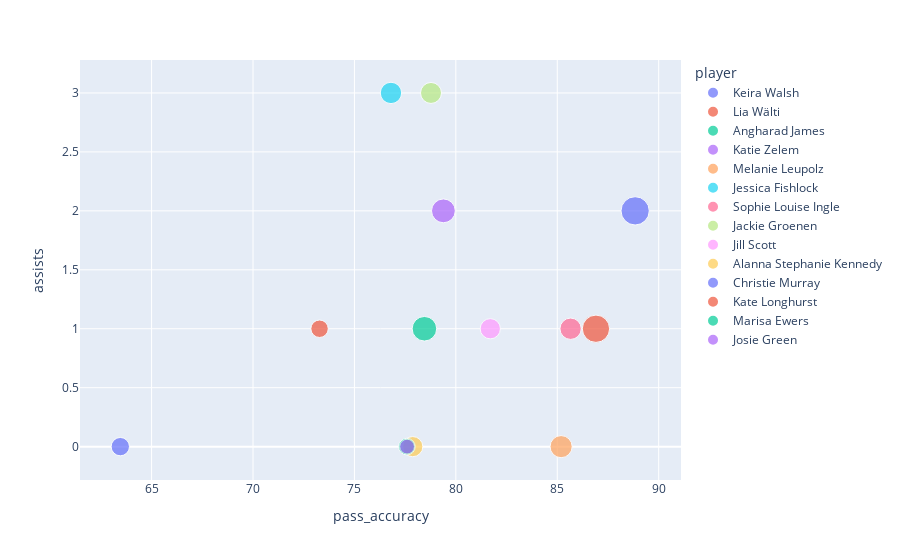

This figure's notebook cell:
### Markdown cell above
# Passing

### Code cell
fig = px.scatter(players, x="pass_accuracy", y="assists", size='passes', color="player")
fig.show()

### Figure 1 — Plotly figure (JSON) as saved in the notebook; plotly's stock layout.template omitted (floating-point values rounded to 4 significant figures)
{"data": [{"hovertemplate": "player=Keira Walsh<br>pass_accuracy=%{x}<br>assists=%{y}<br>passes=%{marker.size}<extra></extra>", "legendgroup": "Keira Walsh", "marker": {"color": "#636efa", "size": [1335], "sizemode": "area", "sizeref": 3.337, "symbol": "circle"}, "mode": "markers", "name": "Keira Walsh", "orientation": "v", "showlegend": true, "type": "scatter", "x": [88.84], "xaxis": "x", "y": [2], "yaxis": "y"}, {"hovertemplate": "player=Lia Wälti<br>pass_accuracy=%{x}<br>assists=%{y}<br>passes=%{marker.size}<extra></extra>", "legendgroup": "Lia Wälti", "marker": {"color": "#EF553B", "size": [1245], "sizemode": "area", "sizeref": 3.337, "symbol": "circle"}, "mode": "markers", "name": "Lia Wälti", "orientation": "v", "showlegend": true, "type": "scatter", "x": [86.91], "xaxis": "x", "y": [1], "yaxis": "y"}, {"hovertemplate": "player=Angharad James<br>pass_accuracy=%{x}<br>assists=%{y}<br>passes=%{marker.size}<extra></extra>", "legendgroup": "Angharad James", "marker": {"color": "#00cc96", "size": [1007], "sizemode": "area", "sizeref": 3.337, "symbol": "circle"}, "mode": "markers", "name": "Angharad James", "orientation": "v", "showlegend": true, "type": "scatter", "x": [78.45], "xaxis": "x", "y": [1], "yaxis": "y"}, {"hovertemplate": "player=Katie Zelem<br>pass_accuracy=%{x}<br>assists=%{y}<br>passes=%{marker.size}<extra></extra>", "legendgroup": "Katie Zelem", "marker": {"color": "#ab63fa", "size": [946], "sizemode": "area", "sizeref": 3.337, "symbol": "circle"}, "mode": "markers", "name": "Katie Zelem", "orientation": "v", "showlegend": true, "type": "scatter", "x": [79.39], "xaxis": "x", "y": [2], "yaxis": "y"}, {"hovertemplate": "player=Melanie Leupolz<br>pass_accuracy=%{x}<br>assists=%{y}<br>passes=%{marker.size}<extra></extra>", "legendgroup": "Melanie Leupolz", "marker": {"color": "#FFA15A", "size": [817], "sizemode": "area", "sizeref": 3.337, "symbol": "circle"}, "mode": "markers", "name": "Melanie Leupolz", "orientation": "v", "showlegend": true, "type": "scatter", "x": [85.19], "xaxis": "x", "y": [0], "yaxis": "y"}, {"hovertemplate": "player=Jessica Fishlock<br>pass_accuracy=%{x}<br>assists=%{y}<br>passes=%{marker.size}<extra></extra>", "legendgroup": "Jessica Fishlock", "marker": {"color": "#19d3f3", "size": [763], "sizemode": "area", "sizeref": 3.337, "symbol": "circle"}, "mode": "markers", "name": "Jessica Fishlock", "orientation": "v", "showlegend": true, "type": "scatter", "x": [76.8], "xaxis": "x", "y": [3], "yaxis": "y"}, {"hovertemplate": "player=Sophie Louise Ingle<br>pass_accuracy=%{x}<br>assists=%{y}<br>passes=%{marker.size}<extra></extra>", "legendgroup": "Sophie Louise Ingle", "marker": {"color": "#FF6692", "size": [760], "sizemode": "area", "sizeref": 3.337, "symbol": "circle"}, "mode": "markers", "name": "Sophie Louise Ingle", "orientation": "v", "showlegend": true, "type": "scatter", "x": [85.66], "xaxis": "x", "y": [1], "yaxis": "y"}, {"hovertemplate": "player=Jackie Groenen<br>pass_accuracy=%{x}<br>assists=%{y}<br>passes=%{marker.size}<extra></extra>", "legendgroup": "Jackie Groenen", "marker": {"color": "#B6E880", "size": [735], "sizemode": "area", "sizeref": 3.337, "symbol": "circle"}, "mode": "markers", "name": "Jackie Groenen", "orientation": "v", "showlegend": true, "type": "scatter", "x": [78.78], "xaxis": "x", "y": [3], "yaxis": "y"}, {"hovertemplate": "player=Jill Scott<br>pass_accuracy=%{x}<br>assists=%{y}<br>passes=%{marker.size}<extra></extra>", "legendgroup": "Jill Scott", "marker": {"color": "#FF97FF", "size": [683], "sizemode": "area", "sizeref": 3.337, "symbol": "circle"}, "mode": "markers", "name": "Jill Scott", "orientation": "v", "showlegend": true, "type": "scatter", "x": [81.7], "xaxis": "x", "y": [1], "yaxis": "y"}, {"hovertemplate": "player=Alanna Stephanie Kennedy<br>pass_accuracy=%{x}<br>assists=%{y}<br>passes=%{marker.size}<extra></extra>", "legendgroup": "Alanna Stephanie Kennedy", "marker": {"color": "#FECB52", "size": [678], "sizemode": "area", "sizeref": 3.337, "symbol": "circle"}, "mode": "markers", "name": "Alanna Stephanie Kennedy", "orientation": "v", "showlegend": true, "type": "scatter", "x": [77.88], "xaxis": "x", "y": [0], "yaxis": "y"}, {"hovertemplate": "player=Christie Murray<br>pass_accuracy=%{x}<br>assists=%{y}<br>passes=%{marker.size}<extra></extra>", "legendgroup": "Christie Murray", "marker": {"color": "#636efa", "size": [561], "sizemode": "area", "sizeref": 3.337, "symbol": "circle"}, "mode": "markers", "name": "Christie Murray", "orientation": "v", "showlegend": true, "type": "scatter", "x": [63.46], "xaxis": "x", "y": [0], "yaxis": "y"}, {"hovertemplate": "player=Kate Longhurst<br>pass_accuracy=%{x}<br>assists=%{y}<br>passes=%{marker.size}<extra></extra>", "legendgroup": "Kate Longhurst", "marker": {"color": "#EF553B", "size": [509], "sizemode": "area", "sizeref": 3.337, "symbol": "circle"}, "mode": "markers", "name": "Kate Longhurst", "orientation": "v", "showlegend": true, "type": "scatter", "x": [73.28], "xaxis": "x", "y": [1], "yaxis": "y"}, {"hovertemplate": "player=Marisa Ewers<br>pass_accuracy=%{x}<br>assists=%{y}<br>passes=%{marker.size}<extra></extra>", "legendgroup": "Marisa Ewers", "marker": {"color": "#00cc96", "size": [464], "sizemode": "area", "sizeref": 3.337, "symbol": "circle"}, "mode": "markers", "name": "Marisa Ewers", "orientation": "v", "showlegend": true, "type": "scatter", "x": [77.59], "xaxis": "x", "y": [0], "yaxis": "y"}, {"hovertemplate": "player=Josie Green<br>pass_accuracy=%{x}<br>assists=%{y}<br>passes=%{marker.size}<extra></extra>", "legendgroup": "Josie Green", "marker": {"color": "#ab63fa", "size": [366], "sizemode": "area", "sizeref": 3.337, "symbol": "circle"}, "mode": "markers", "name": "Josie Green", "orientation": "v", "showlegend": true, "type": "scatter", "x": [77.6], "xaxis": "x", "y": [0], "yaxis": "y"}], "layout": {"legend": {"itemsizing": "constant", "title": {"text": "player"}, "tracegroupgap": 0}, "margin": {"t": 60}, "xaxis": {"anchor": "y", "domain": [0, 1], "title": {"text": "pass_accuracy"}}, "yaxis": {"anchor": "x", "domain": [0, 1], "title": {"text": "assists"}}}}
